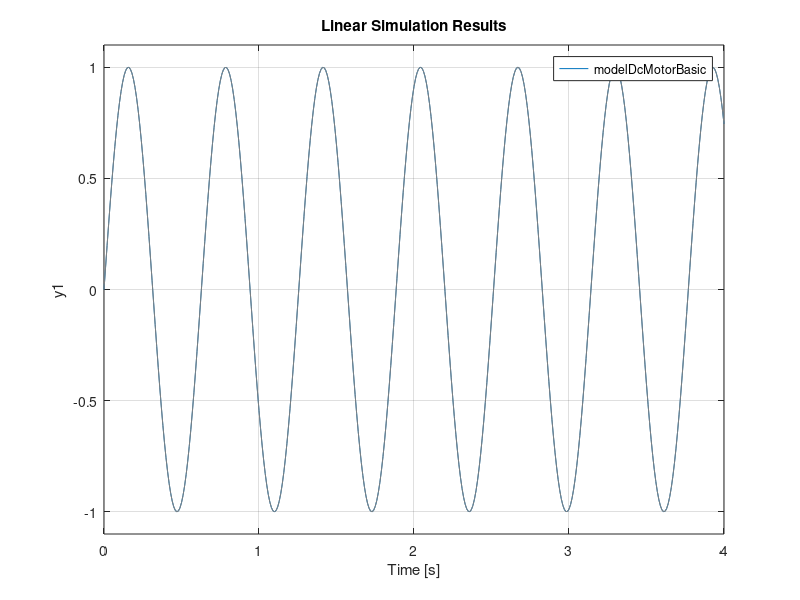

Reproduce this figure in MATLAB.
close all; clear all; clc;
Kt = 1; Ke = 1; L = 1e-6; R = 1e-03; J = 1e-03; B = 5e-03;
numerator = Kt;
denominator1 = [L, R]; denominator2 = [J, B];
denominator = [L*J, L*B+R*J, R*B+Kt*Ke];
modelDcMotorBasic = tf(numerator, denominator);
% stepplot(modelDcMotorBasic);
t = 0:0.01:4;
u = sin(10*t);
lsim(modelDcMotorBasic,u,t)   % u,t define the input signal